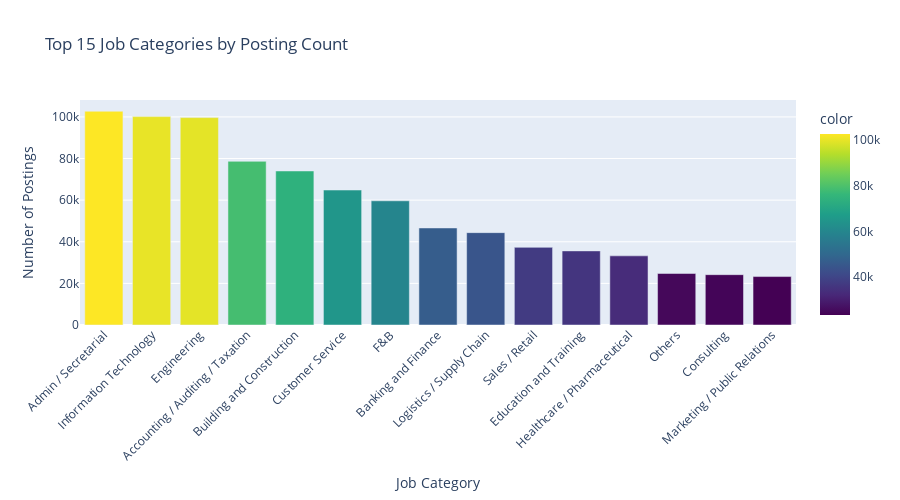
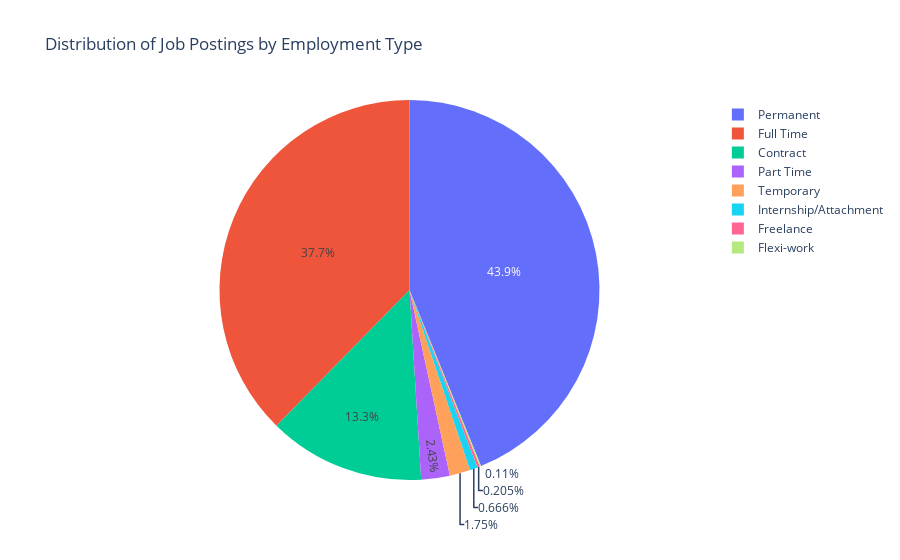
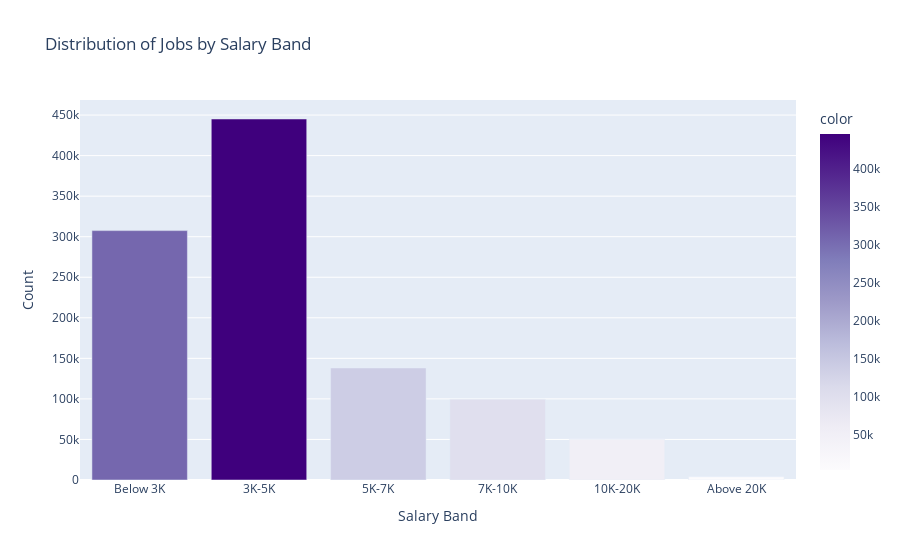

The code cell stored with these charts, in order, in its notebook:
### Markdown cell above
## Section 6: Exploratory Data Analysis - Key Distributions
Analyze distributions of key variables and identify patterns in the job market.

### Code cell
# 6.1: Summary statistics for numeric columns
print("=" * 80)
print("SUMMARY STATISTICS - Numeric Columns")
print("=" * 80)
numeric_summary = df_clean.select_dtypes(['int', 'float']).describe().round(2)
print(numeric_summary)

# 6.2: Distribution of salary
fig, axes = plt.subplots(1, 2, figsize=(15, 5))

axes[0].hist(df_clean['average_salary'], bins=50, color='steelblue', edgecolor='black')
axes[0].set_xlabel('Average Salary ($)')
axes[0].set_ylabel('Frequency')
axes[0].set_title('Distribution of Average Salary (Raw)')
axes[0].grid(True, alpha=0.3)

axes[1].hist(df_clean['log_salary'], bins=50, color='coral', edgecolor='black')
axes[1].set_xlabel('Log-Transformed Salary')
axes[1].set_ylabel('Frequency')
axes[1].set_title('Distribution of Log-Transformed Salary')
axes[1].grid(True, alpha=0.3)

plt.tight_layout()
plt.show()

print(f"\nSalary Statistics:")
print(f"  Mean: ${df_clean['average_salary'].mean():,.2f}")
print(f"  Median: ${df_clean['average_salary'].median():,.2f}")
print(f"  Std Dev: ${df_clean['average_salary'].std():,.2f}")
print(f"  Range: ${df_clean['average_salary'].min():,.0f} - ${df_clean['average_salary'].max():,.0f}")

# 6.3: Top job categories
top_categories = df_clean['primary_category'].value_counts().head(15)
fig = px.bar(x=top_categories.index, y=top_categories.values, 
             title='Top 15 Job Categories by Posting Count',
             labels={'x': 'Job Category', 'y': 'Number of Postings'},
             color=top_categories.values, 
             color_continuous_scale='Viridis')
fig.update_layout(height=500, xaxis_tickangle=-45)
fig.show()

# 6.4: Distribution of applications per posting
fig, axes = plt.subplots(1, 2, figsize=(15, 5))

axes[0].hist(df_clean['metadata_totalNumberJobApplication'], bins=50, color='mediumseagreen', edgecolor='black')
axes[0].set_xlabel('Total Applications')
axes[0].set_ylabel('Frequency')
axes[0].set_title('Distribution of Applications per Job Posting')
axes[0].set_xlim(0, df_clean['metadata_totalNumberJobApplication'].quantile(0.95))
axes[0].grid(True, alpha=0.3)

axes[1].hist(df_clean['numberOfVacancies'], bins=50, color='lightsalmon', edgecolor='black')
axes[1].set_xlabel('Number of Vacancies')
axes[1].set_ylabel('Frequency')
axes[1].set_title('Distribution of Vacancies per Job Posting')
axes[1].set_xlim(0, df_clean['numberOfVacancies'].quantile(0.95))
axes[1].grid(True, alpha=0.3)

plt.tight_layout()
plt.show()

# 6.5: Employment type distribution
emp_type_dist = df_clean['employmentTypes'].value_counts()
fig = px.pie(values=emp_type_dist.values, names=emp_type_dist.index,
             title='Distribution of Job Postings by Employment Type')
fig.show()

# 6.6: Salary band distribution
salary_band_dist = df_clean['salary_band'].value_counts().sort_index()
fig = px.bar(x=salary_band_dist.index, y=salary_band_dist.values,
             title='Distribution of Jobs by Salary Band',
             labels={'x': 'Salary Band', 'y': 'Count'},
             color=salary_band_dist.values,
             color_continuous_scale='Purples')
fig.show()

### Figure 1 — Plotly figure (JSON) as saved in the notebook; plotly's stock layout.template omitted (floating-point values rounded to 4 significant figures)
{"data": [{"hovertemplate": "Job Category=%{x}<br>Number of Postings=%{y}<br>color=%{marker.color}<extra></extra>", "legendgroup": "", "marker": {"color": [102719, 100142, 99675, 78648, 74014, 64865, 59678, 46635, 44391, 37313, 35611, 33229, 24758, 24187, 23275], "coloraxis": "coloraxis", "pattern": {"shape": ""}}, "name": "", "orientation": "v", "showlegend": false, "textposition": "auto", "type": "bar", "x": ["Admin / Secretarial", "Information Technology", "Engineering", "Accounting / Auditing / Taxation", "Building and Construction", "Customer Service", "F&B", "Banking and Finance", "Logistics / Supply Chain", "Sales / Retail", "Education and Training", "Healthcare / Pharmaceutical", "Others", "Consulting", "Marketing / Public Relations"], "xaxis": "x", "y": [102719, 100142, 99675, 78648, 74014, 64865, 59678, 46635, 44391, 37313, 35611, 33229, 24758, 24187, 23275], "yaxis": "y"}], "layout": {"barmode": "relative", "coloraxis": {"colorbar": {"title": {"text": "color"}}, "colorscale": [[0, "#440154"], [0.1111, "#482878"], [0.2222, "#3e4989"], [0.3333, "#31688e"], [0.4444, "#26828e"], [0.5556, "#1f9e89"], [0.6667, "#35b779"], [0.7778, "#6ece58"], [0.8889, "#b5de2b"], [1, "#fde725"]]}, "height": 500, "legend": {"tracegroupgap": 0}, "title": {"text": "Top 15 Job Categories by Posting Count"}, "xaxis": {"anchor": "y", "domain": [0, 1], "tickangle": -45, "title": {"text": "Job Category"}}, "yaxis": {"anchor": "x", "domain": [0, 1], "title": {"text": "Number of Postings"}}}}

### Figure 2 — Plotly figure (JSON) as saved in the notebook; plotly's stock layout.template omitted (floating-point values rounded to 4 significant figures)
{"data": [{"domain": {"x": [0, 1], "y": [0, 1]}, "hovertemplate": "label=%{label}<br>value=%{value}<extra></extra>", "labels": ["Permanent", "Full Time", "Contract", "Part Time", "Temporary", "Internship/Attachment", "Freelance", "Flexi-work"], "legendgroup": "", "name": "", "showlegend": true, "type": "pie", "values": [458139, 393352, 139182, 25431, 18241, 6959, 2139, 1154]}], "layout": {"legend": {"tracegroupgap": 0}, "title": {"text": "Distribution of Job Postings by Employment Type"}}}

### Figure 3 — Plotly figure (JSON) as saved in the notebook; plotly's stock layout.template omitted (floating-point values rounded to 4 significant figures)
{"data": [{"hovertemplate": "Salary Band=%{x}<br>Count=%{y}<br>color=%{marker.color}<extra></extra>", "legendgroup": "", "marker": {"color": [307517, 445146, 138140, 99698, 50114, 3982], "coloraxis": "coloraxis", "pattern": {"shape": ""}}, "name": "", "orientation": "v", "showlegend": false, "textposition": "auto", "type": "bar", "x": ["Below 3K", "3K-5K", "5K-7K", "7K-10K", "10K-20K", "Above 20K"], "xaxis": "x", "y": [307517, 445146, 138140, 99698, 50114, 3982], "yaxis": "y"}], "layout": {"barmode": "relative", "coloraxis": {"colorbar": {"title": {"text": "color"}}, "colorscale": [[0, "rgb(252,251,253)"], [0.125, "rgb(239,237,245)"], [0.25, "rgb(218,218,235)"], [0.375, "rgb(188,189,220)"], [0.5, "rgb(158,154,200)"], [0.625, "rgb(128,125,186)"], [0.75, "rgb(106,81,163)"], [0.875, "rgb(84,39,143)"], [1, "rgb(63,0,125)"]]}, "legend": {"tracegroupgap": 0}, "title": {"text": "Distribution of Jobs by Salary Band"}, "xaxis": {"anchor": "y", "domain": [0, 1], "title": {"text": "Salary Band"}}, "yaxis": {"anchor": "x", "domain": [0, 1], "title": {"text": "Count"}}}}
